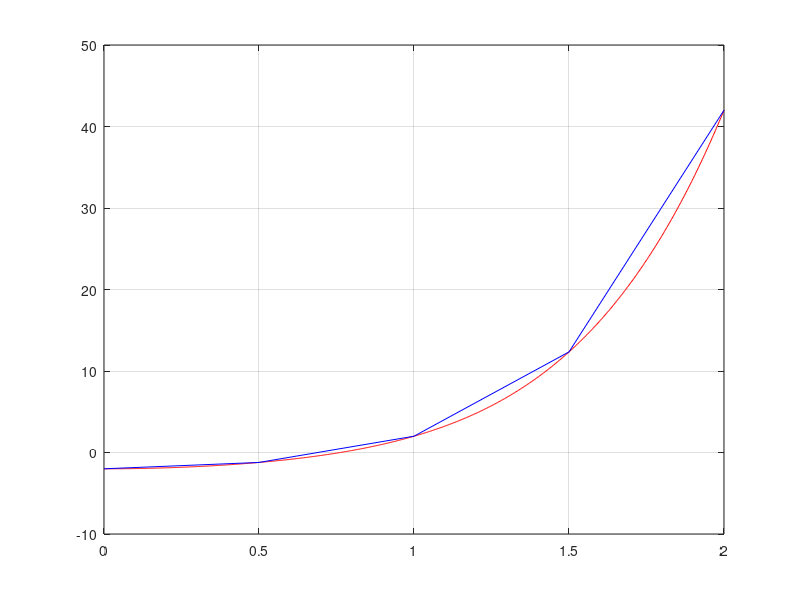

MATLAB code to generate this figure:
%{
Ejercicio: Intro_Ej9
Author: Juan Gonzalez
juangonzalez.com.ar
%}
%Defino el vector de los coef del pol
pol = [1 0 0 3 0 -2];
%Defino los intervalos
x = 0:1/401:2;
y = 0:0.5:2;
%Inicializo en cero los vectores para darles un tamaño y evitar error de
%tamaño
value = zeros([length(x), 1]);
value_y = zeros([length(y), 1]);
j = 1;

for i=x
    value(j) = polyval(pol,i);
    j = j + 1;
end
j = 1;
for i=y
    value_y(j) = polyval(pol,i);
    j = j + 1;
end
%Grafico
plot(x, value, 'r', y, value_y, 'b'), grid on